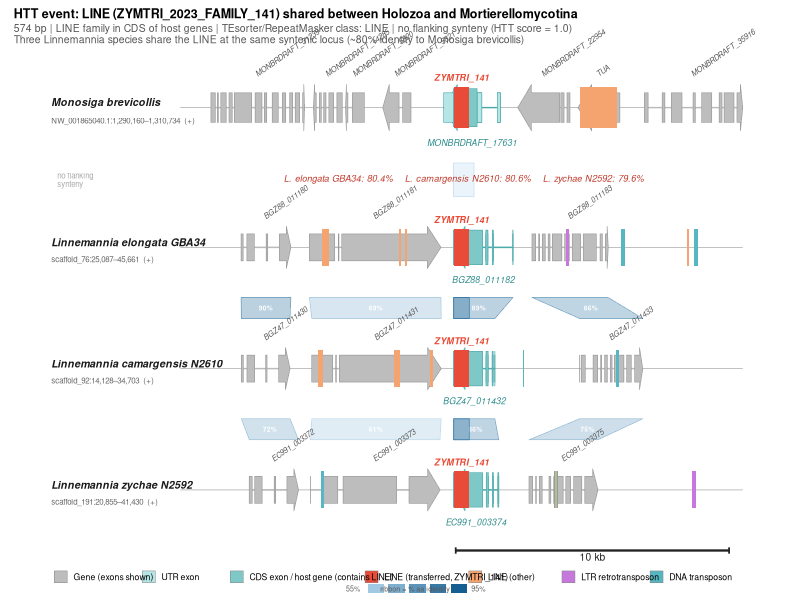

Write R code to recreate this figure.
#!/usr/bin/env Rscript
# HTT LINE locus – synteny snapshot (v2, gene-arrow style)
# HO_Monbrevi (NW_001865040.1:1290160-1310734)  vs
# MO_MoelGBA34 (scaffold_76:25087-45661)
# TE: ZYMTRI_2023_FAMILY_141 (LINE), 574 bp, 80.37 % identity
# Domain: RepeatMasker/TEsorter → LINE (no more specific assignment possible)

suppressPackageStartupMessages({
  library(ggplot2)
  library(dplyr)
  library(patchwork)
  library(grid)
})

OUT <- "/legserv/Temp/Carlos/EDF-TE/results/HTT/figures/htt_line_synteny_v2.pdf"

# Species for each MO track (window start coords)
# MO_MoelGBA34  : scaffold_76:25087       (win start 25087, LINE rel 10001-10574)
# MO_MocaN2610  : scaffold_92:14128       (win start 14128, LINE rel 10001-10574)
# MO_MozyN2592  : scaffold_191:20855      (win start 20855, LINE rel 10001-10574)

WIN_LEN  <- 20575L          # bp (same for both windows)
GENE_Y   <- 0.50            # y-centre of gene track
GENE_H   <- 0.16            # half-height of gene body
TIP_H    <- 0.25            # half-height at arrow tip
TIP_W    <- 500             # bp occupied by the arrowhead
TE_Y     <- 0.50
TE_H     <- 0.22            # taller than gene body

# ── colour palette ──────────────────────────────────────────────────────────
COLS <- list(
  gene_def   = "#BDBDBD",   # default gene (gray)
  gene_host  = "#7EC8C8",   # gene hosting the LINE (teal)
  line_focal = "#E84B37",   # ZYMTRI_141 LINE
  line_other = "#F5A470",   # other LINEs
  ltr        = "#C678DD",
  dna        = "#56B6C2",
  simple     = "#DDDDDD",
  low_cplx   = "#C0C0C0",
  unknown    = "#A8D5A2",
  ribbon     = "#E84B3740"  # semi-transparent ribbon fill
)

# ── identity → color mapping ─────────────────────────────────────────────
# pct: 0-100; returns hex color (no alpha). Monochromatic: 50%=pale blue → 100%=dark blue
ident_color <- function(pct) {
  ramp <- colorRampPalette(c("#C8E6FA", "#014F86"))(100)
  idx  <- max(1L, min(100L, as.integer((pct - 50L) * 2L)))
  ramp[idx]
}

# ── helper: build chevron polygon coords for one gene ──────────────────────
gene_polygon <- function(start, end, strand, y = GENE_Y, h = GENE_H, tip = TIP_H, tw = TIP_W, id = "g") {
  span <- end - start
  if (span <= 0) return(NULL)
  tw2 <- min(tw, span * 0.4)  # never let tip > 40% of gene
  if (strand == "+") {
    body <- end - tw2
    xs <- c(start, body,  body,         end,   body,         body,  start)
    ys <- c(y - h, y - h, y - tip, y,   y + tip, y + h, y + h)
  } else {
    body <- start + tw2
    xs <- c(end,   body,  body,         start, body,         body,  end)
    ys <- c(y + h, y + h, y + tip, y,   y - tip, y - h, y - h)
  }
  data.frame(x = xs, y = ys, id = id)
}

# ── helper: build a simple TE rectangle ─────────────────────────────────────
te_rect <- function(start, end, col_key, label = NA) {
  data.frame(start = start, end = end, col_key = col_key, label = label)
}

# ── HO_Monbrevi genes (relative to window start = 1290160) ──────────────────
#  (from NCBI GFF3; MONBRDRAFT_17631 contains the LINE)
#  MONBRDRAFT_17631 exon structure (window coords, minus strand):
#    Exon1 (5'): 11599-11708 (UTR)  |  Intron: 11029-11598  |  Exon2 (3'): 9633-11028
#    CDS within Exon2: 9991-10857  <- LINE (10001-10574) is WITHIN the CDS!
ho_genes <- list(
  list(start = 1119,  end = 4547,  strand = "+", name = "MONBRDRAFT_31239", host = FALSE,
       exons = list(c(1120,1281),c(1355,1391),c(1482,1680),c(1783,1900),c(1978,2608),
                    c(2738,2987),c(3077,3161),c(3363,3584),c(3735,3856),c(3995,4110),
                    c(4204,4364),c(4471,4548))),
  list(start = 4868,  end = 5924,  strand = "-", name = "MONBRDRAFT_14285", host = FALSE,
       exons = list(c(4869,4973),c(5090,5158),c(5240,5329),c(5435,5605),c(5728,5925))),
  list(start = 6040,  end = 6735,  strand = "-", name = "MONBRDRAFT_5820",  host = FALSE,
       exons = list(c(6041,6130),c(6293,6736))),
  list(start = 7405,  end = 8438,  strand = "-", name = "MONBRDRAFT_5821",  host = FALSE,
       exons = list(c(7406,8003),c(8132,8439))),
  list(start = 9632,  end = 11707, strand = "-", name = "MONBRDRAFT_17631", host = TRUE,
       exons = list(c(9633, 11028), c(11599, 11707)),
       utrs  = list(c(9633, 9990), c(10858, 11028), c(11599, 11707)),
       cds   = list(c(9991, 10857))),                   # CDS: contains the LINE!
  list(start = 12344, end = 14253, strand = "-", name = "MONBRDRAFT_22954", host = FALSE,
       exons = list(c(12345,13877),c(13920,14038),c(14146,14254))),
  list(start = 14545, end = 16078, strand = "-", name = "TUA",              host = FALSE,
       exons = list(c(14546,16079))),
  list(start = 16978, end = WIN_LEN, strand = "+", name = "MONBRDRAFT_35916", host = FALSE,
       exons = list(c(16979,17113),c(17628,17726),c(17966,18352),c(18758,18841),
                    c(19068,19439),c(19712,19815),c(19893,20253),c(20363,20575)))
)

# ── HO TEs (relative coords) ────────────────────────────────────────────────
ho_tes <- data.frame(
  start   = c(560,  666,  764,  846,  3165, 7225, 10001, 11888,12172,14639,15758,16753,17807,18803),
  end     = c(594,  763,  783,  864,  3207, 7243, 10574, 11906,12188,15972,15829,16800,17846,18824),
  col_key = c(rep("simple", 6), "line_focal", "simple","simple","line_other","unknown","simple","simple","simple"),
  label   = c(rep(NA, 6), "ZYMTRI_141", rep(NA, 7))
)

# ── MO_MoelGBA34 genes (relative to window start = 25087) ───────────────────
#  BGZ88_011182 contains the LINE
#  BGZ88_011182 exon structure (4 exons, all CDS, minus strand):
#    Exon1: 9991-11056 | Intron: 11057-11173 | Exon2: 11174-11253 | Int: 11254-11412
#    Exon3: 11413-11455 | Intron: 11456-12160 | Exon4: 12161-12173
#    LINE (10001-10574) is WITHIN Exon1/CDS!
mo_genes <- list(
  list(start = 2223,  end = 4047,  strand = "+", name = "BGZ88_011180",    host = FALSE,
       exons = list(c(2224,2300),c(2436,2713),c(3143,3198),c(3626,4048))),
  list(start = 4721,  end = 9536,  strand = "+", name = "BGZ88_011181",    host = FALSE,
       exons = list(c(4722,5648),c(5782,5803),c(5906,9537))),
  list(start = 9990,  end = 12173, strand = "-", name = "BGZ88_011182",    host = TRUE,
       exons = list(c(9991,11056), c(11174,11253), c(11413,11455), c(12161,12173)),
       utrs  = list(),
       cds   = list(c(9991,11056), c(11174,11253), c(11413,11455), c(12161,12173))),
  list(start = 12864, end = 15654, strand = "+", name = "BGZ88_011183",    host = FALSE,
       exons = list(c(12865,12998),c(13106,13140),c(13246,13351),c(13457,13523),
                    c(13613,13957),c(14056,14229),c(14339,14642),c(14741,15219),
                    c(15356,15442),c(15554,15655)))
)

# ── MO TEs ──────────────────────────────────────────────────────────────────
mo_tes <- data.frame(
  start   = c(148,  1362, 1730, 2961, 4306, 4757, 4907, 5002, 5171, 5267, 6843, 7989, 8231, 9586, 10001,10958,12007,13658,14116,16130,18454,18525,18799,19377,20164,20310),
  end     = c(197,  1391, 1812, 2982, 4364, 4800, 4940, 5170, 5266, 5450, 6862, 8072, 8276, 9690, 10574,11038,12040,13715,14204,16271,18524,18617,18922,19423,20220,20340),
  col_key = c("low_cplx","simple","simple","simple","simple","simple","simple","unknown","line_other","line_other","simple","line_other","line_other","low_cplx","line_focal","unknown","simple","simple","ltr","dna","simple","line_other","dna","simple","low_cplx","low_cplx"),
  label   = c(rep(NA,14),"ZYMTRI_141",rep(NA,11))
)

# ── MO_MocaN2610 genes (relative to window start = 14128 on scaffold_92) ────
#  BGZ47_011432 (- strand) is the host gene; LINE (10001-10574) within its CDS
moca_genes <- list(
  list(start = 2232,  end = 4016,  strand = "+", name = "BGZ47_011430",    host = FALSE,
       exons = list(c(2232,2308),c(2440,2717),c(3118,3173),c(3594,4016))),
  list(start = 4808,  end = 9546,  strand = "+", name = "BGZ47_011431",    host = FALSE,
       exons = list(c(4808,5575),c(5684,5714),c(5819,9546))),
  list(start = 9990,  end = 11509, strand = "-", name = "BGZ47_011432",    host = TRUE,
       exons = list(c(9990,11055),c(11182,11261),c(11409,11444),c(11504,11509)),
       utrs  = list(),
       cds   = list(c(9990,11055),c(11182,11261),c(11409,11444),c(11504,11509))),
  list(start = 14604, end = 16919, strand = "+", name = "BGZ47_011433",    host = FALSE,
       exons = list(c(14604,14607),c(14665,14814),c(15101,15266),c(15375,15409),
                    c(15522,15627),c(15729,15795),c(15880,16227),c(16324,16497),
                    c(16616,16919)))
)

moca_tes <- data.frame(
  start   = c(5027, 5132, 7834, 9127, 10001, 12545, 15926),
  end     = c(5131, 5212, 8037, 9228, 10574, 12583, 16057),
  col_key = c("line_other","line_other","line_other","line_other","line_focal","dna","dna"),
  label   = c(rep(NA,4),"ZYMTRI_141",rep(NA,2))
)

# ── MO_MozyN2592 genes (relative to window start = 20855 on scaffold_191) ───
#  EC991_003374 (- strand) is the host gene; LINE (10001-10574) within its CDS
mozy_genes <- list(
  list(start = 2522,  end = 4326,  strand = "+", name = "EC991_003372",    host = FALSE,
       exons = list(c(2522,2631),c(2723,2994),c(3436,3485),c(3901,4326))),
  list(start = 4758,  end = 9503,  strand = "+", name = "EC991_003373",    host = FALSE,
       exons = list(c(4758,4763),c(5244,5759),c(5955,7910),c(8367,9503))),
  list(start = 9990,  end = 11651, strand = "-", name = "EC991_003374",    host = TRUE,
       exons = list(c(9990,11055),c(11193,11272),c(11415,11457),c(11617,11651)),
       utrs  = list(),
       cds   = list(c(9990,11055),c(11193,11272),c(11415,11457),c(11617,11651))),
  list(start = 12756, end = 15279, strand = "+", name = "EC991_003375",    host = FALSE,
       exons = list(c(12756,12889),c(12996,13030),c(13132,13237),c(13487,13553),
                    c(13659,14006),c(14101,14274),c(14386,14686),c(14795,15279)))
)

mozy_tes <- data.frame(
  start   = c(5145, 10001, 13673, 13691, 18733),
  end     = c(5263, 10574, 13820, 13778, 18867),
  col_key = c("dna","line_focal","dna","line_other","ltr"),
  label   = c(NA,"ZYMTRI_141",NA,NA,NA)
)

# ── nucmer alignment coords ──────────────────────────────────────────────────
ALN_Q_S <- 9991L;  ALN_Q_E <- 10746L
ALN_S_S <- 9991L;  ALN_S_E <- 10746L

# Identity of Monosiga LINE vs each MO species (nt %)
ALN_PCTS <- c(
  "L. elongata GBA34"  = 80.4,
  "L. camargensis N2610" = 80.6,
  "L. zychae N2592"    = 79.6
)
# Host-gene protein aa identity: Monosiga vs Linnemannia (mean over 3 species)
HO_MO_HOST_PCTID <- 56.2

# ── build track: gene arrows (exon/intron) + TE boxes ───────────────────────
build_track <- function(genes_list, tes_df, species_label, chrom_label,
                        xlim_l = -3200, xlim_r = WIN_LEN + 300,
                        show_xaxis = FALSE, compact = FALSE) {

  # filter TEs: keep only full elements (remove simple repeats / low complexity)
  tes_df <- tes_df[!tes_df$col_key %in% c("simple", "low_cplx", "unknown"), ]

  # Baseline (chromosome line)
  p <- ggplot() +
    annotate("segment", x = 0, xend = WIN_LEN, y = GENE_Y, yend = GENE_Y,
             colour = "#AAAAAA", linewidth = 0.25)

  for (i in seq_along(genes_list)) {
    g <- genes_list[[i]]
    gs <- max(0L, g$start); ge <- min(WIN_LEN, g$end)
    if (gs >= ge) next

    gcol  <- if (g$host) COLS$gene_host else COLS$gene_def
    gbord <- if (g$host) "#4DAAAA"      else "#999999"
    bbcol <- if (g$host) "#4DAAAA"      else "#BBBBBB"   # intron backbone

    if (is.null(g$exons) || length(g$exons) == 0) {
      # fallback: single chevron arrow
      poly <- gene_polygon(gs, ge, g$strand, id = paste0("g", i))
      p <- p + geom_polygon(data = poly, aes(x = x, y = y, group = id),
                            fill = gcol, colour = gbord, linewidth = 0.22)
    } else {
      exons_s <- do.call(rbind, lapply(g$exons, function(e) data.frame(s = e[1], e = e[2])))
      exons_s <- exons_s[order(exons_s$s), ]
      n_ex    <- nrow(exons_s)
      # terminal exon (gets arrowhead): last on + strand, first on - strand
      term_j  <- if (g$strand == "+") n_ex else 1L

      # intron backbone
      p <- p + annotate("segment", x = gs, xend = ge, y = GENE_Y, yend = GENE_Y,
                        colour = bbcol, linewidth = 0.5)

      for (j in seq_len(n_ex)) {
        exs <- max(0L, as.integer(exons_s$s[j]))
        exe <- min(WIN_LEN, as.integer(exons_s$e[j]))
        if (exs >= exe) next

        if (j == term_j) {
          # terminal exon: chevron arrow
          poly <- gene_polygon(exs, exe, g$strand, id = paste0("g", i, "_e", j))
          p <- p + geom_polygon(data = poly, aes(x = x, y = y, group = id),
                                fill = gcol, colour = gbord, linewidth = 0.22)
        } else {
          # non-terminal exon: plain rectangle
          p <- p + annotate("rect", xmin = exs, xmax = exe,
                            ymin = GENE_Y - GENE_H, ymax = GENE_Y + GENE_H,
                            fill = gcol, color = gbord, linewidth = 0.22)
        }
      }

      # host genes: overlay CDS (taller, solid teal) and UTR (shorter, light teal)
      if (g$host) {
        if (!is.null(g$utrs) && length(g$utrs) > 0) {
          for (u in g$utrs) {
            us <- max(0L, u[1]); ue <- min(WIN_LEN, u[2])
            if (us >= ue) next
            p <- p + annotate("rect", xmin = us, xmax = ue,
                              ymin = GENE_Y - GENE_H, ymax = GENE_Y + GENE_H,
                              fill = "#B5E5E5", color = "#4DAAAA", linewidth = 0.22)
          }
        }
        if (!is.null(g$cds) && length(g$cds) > 0) {
          for (cd in g$cds) {
            cs <- max(0L, cd[1]); ce <- min(WIN_LEN, cd[2])
            if (cs >= ce) next
            p <- p + annotate("rect", xmin = cs, xmax = ce,
                              ymin = GENE_Y - TIP_H * 0.82, ymax = GENE_Y + TIP_H * 0.82,
                              fill = COLS$gene_host, color = "#4DAAAA", linewidth = 0.22)
          }
        }
      }
    }
  }

  # Gene labels (non-host: angled above) — suppressed in compact mode
  if (!compact) {
    lbl_df <- do.call(rbind, lapply(genes_list, function(g) {
      if (is.na(g$name) || g$host) return(NULL)
      mid <- (max(0L, g$start) + min(WIN_LEN, g$end)) / 2
      data.frame(x = mid, y = GENE_Y + TIP_H + 0.08, label = g$name)
    }))
    if (!is.null(lbl_df) && nrow(lbl_df) > 0)
      p <- p + geom_text(data = lbl_df, aes(x = x, y = y, label = label),
          size = 1.9, fontface = "italic", colour = "#555555",
          angle = 35, hjust = 0, vjust = 0)
  }

  # Host gene labels (teal, below)
  host_lbl <- do.call(rbind, lapply(genes_list, function(g) {
    if (!g$host) return(NULL)
    mid <- (max(0L, g$start) + min(WIN_LEN, g$end)) / 2
    data.frame(x = mid, y = GENE_Y - TIP_H - 0.09, label = g$name)
  }))
  if (!is.null(host_lbl) && nrow(host_lbl) > 0)
    p <- p + geom_text(data = host_lbl, aes(x = x, y = y, label = label),
        size = 2.2, fontface = "italic", colour = "#2E8B8B", vjust = 1)

  # TE boxes
  te_cols <- c(
    line_focal = COLS$line_focal, line_other = COLS$line_other,
    ltr = COLS$ltr, dna = COLS$dna
  )
  p <- p + geom_rect(data = tes_df,
    aes(xmin = start, xmax = end, ymin = TE_Y - TE_H, ymax = TE_Y + TE_H, fill = col_key),
    colour = NA) +
  geom_text(data = tes_df[!is.na(tes_df$label), ],
    aes(x = (start + end)/2, y = TE_Y + TE_H + 0.07, label = label),
    size = 2.3, fontface = "bold.italic", colour = COLS$line_focal, vjust = 0) +
  scale_fill_manual(values = te_cols, na.value = COLS$gene_def) +
  coord_cartesian(xlim = c(xlim_l, xlim_r), ylim = c(0, 1), clip = "off") +
  theme_void() + theme(legend.position = "none", plot.margin = margin(2,2,2,2))

  # Species label on left
  lbl_x <- xlim_l + 80
  p <- p +
    annotate("text", x = lbl_x, y = GENE_Y + 0.06, label = species_label,
             hjust = 0, vjust = 0.5, size = 2.7, fontface = "bold.italic", colour = "#1A1A1A") +
    annotate("text", x = lbl_x, y = GENE_Y - 0.14, label = chrom_label,
             hjust = 0, vjust = 0.5, size = 2.0, colour = "#666666")

  if (show_xaxis) {
    kb_breaks <- seq(0, WIN_LEN, by = 5000)
    p <- p +
      annotate("segment", x = kb_breaks, xend = kb_breaks,
               y = 0.07, yend = 0.02, colour = "#888888", linewidth = 0.25) +
      annotate("text", x = kb_breaks, y = -0.04,
               label = paste0(kb_breaks/1000, " kb"), size = 1.8, colour = "#777777") +
      annotate("segment", x = 0, xend = WIN_LEN,
               y = 0.07, yend = 0.07, colour = "#888888", linewidth = 0.2)
  }

  p
}

# ── ribbon panel (only TE alignment) ────────────────────────────────────────
build_ribbon <- function(xlim_l = -3200, xlim_r = WIN_LEN + 300) {
  # Ribbon polygon connecting the two tracks (top = 1, bottom = 0)
  xs <- c(ALN_Q_S, ALN_Q_E, ALN_S_E, ALN_S_S, ALN_Q_S)
  ys <- c(1,       1,       0,       0,       1)

  mid_x <- (ALN_Q_S + ALN_Q_E) / 2

  # Build multi-identity label from ALN_PCTS
  ident_labels <- paste(
    sprintf("%s: %.1f%%", names(ALN_PCTS), ALN_PCTS),
    collapse = "    "
  )

  line_col   <- ident_color(HO_MO_HOST_PCTID)   # protein aa identity, same scale as MO-MO ribbons
  fill_col   <- paste0(line_col, "40")
  border_col <- paste0(line_col, "90")

  ggplot() +
    geom_polygon(aes(x = xs, y = ys),
                 fill = fill_col, colour = border_col, linewidth = 0.3) +
    # TE identity labels for all 3 MO species
    annotate("text", x = mid_x, y = 0.55,
             label = ident_labels,
             size = 2.3, colour = "#C0392B", fontface = "italic", hjust = 0.5) +
    # "No flanking synteny" label in grey on the far left
    annotate("text", x = xlim_l + 300, y = 0.5,
             label = "no flanking\nsynteny",
             size = 2.0, colour = "#AAAAAA", hjust = 0, lineheight = 0.9) +
    coord_cartesian(xlim = c(xlim_l, xlim_r), ylim = c(0, 1), clip = "off") +
    theme_void() +
    theme(plot.margin = margin(0, 2, 0, 2))
}

# ── ribbon panel (gene-to-gene synteny between two species) ─────────────────
# pct_ids: numeric vector of protein % aa identity, one per gene pair (same order as genes)
build_ribbon_synteny <- function(from_genes, to_genes, pct_ids,
                                  xlim_l = -3200, xlim_r = WIN_LEN + 300) {
  p <- ggplot()

  for (i in seq_along(from_genes)) {
    fg <- from_genes[[i]]
    tg <- to_genes[[i]]
    fs <- max(0L, fg$start); fe <- min(WIN_LEN, fg$end)
    ts <- max(0L, tg$start); te <- min(WIN_LEN, tg$end)
    if (fs >= fe || ts >= te) next
    base_col <- ident_color(pct_ids[i])
    fll <- paste0(base_col, "50")
    brd <- paste0(base_col, "A0")
    poly <- data.frame(x = c(fs, fe, te, ts), y = c(1, 1, 0, 0))
    p <- p + geom_polygon(data = poly, aes(x = x, y = y),
                          fill = fll, colour = brd, linewidth = 0.22)
    # % identity label in centre of each trapezoid
    mx <- (fs + fe + ts + te) / 4
    p <- p + annotate("text", x = mx, y = 0.5,
                      label = sprintf("%.0f%%", pct_ids[i]),
                      size = 1.7, colour = "white", fontface = "bold")
  }

  # LINE ribbon on top (always at 10001-10574 in both species)
  host_i   <- which(sapply(from_genes, function(g) isTRUE(g$host)))
  line_pct <- if (length(host_i) > 0) pct_ids[host_i[1]] else mean(pct_ids)
  lc       <- ident_color(line_pct)
  line_poly <- data.frame(x = c(10001L, 10574L, 10574L, 10001L), y = c(1, 1, 0, 0))
  p <- p +
    geom_polygon(data = line_poly, aes(x = x, y = y),
                 fill = paste0(lc, "60"), colour = paste0(lc, "CC"), linewidth = 0.3) +
    coord_cartesian(xlim = c(xlim_l, xlim_r), ylim = c(0, 1), clip = "off") +
    theme_void() +
    theme(plot.margin = margin(0, 2, 0, 2))
  p
}

# ── legend panel ────────────────────────────────────────────────────────────
build_legend <- function() {
  # Build a small identity gradient swatch (5 steps from 60% to 95%)
  ident_steps <- seq(60, 95, length.out = 5)
  ident_df <- data.frame(
    xi  = seq(6.05, 7.65, length.out = 5),
    col = sapply(ident_steps, ident_color)
  )
  items <- data.frame(
    col_key = c("gene_def", "gene_utr", "gene_host", "line_focal", "line_other", "ltr", "dna"),
    label   = c("Gene (exons shown)",
                "UTR exon",
                "CDS exon / host gene (contains LINE)",
                "LINE (transferred, ZYMTRI_141)",
                "LINE (other)", "LTR retrotransposon", "DNA transposon"),
    x = c(0, 1.7, 3.4, 6.0, 8.0, 9.8, 11.5),
    y = rep(0.55, 7)
  )
  col_vals <- c(
    gene_def   = COLS$gene_def,   gene_utr = "#B5E5E5",
    gene_host  = COLS$gene_host,
    line_focal = COLS$line_focal, line_other = COLS$line_other,
    ltr = COLS$ltr, dna = COLS$dna
  )
  ggplot(items) +
    geom_rect(aes(xmin = x, xmax = x + 0.25, ymin = 0.35, ymax = 0.75, fill = col_key),
              colour = "#888888", linewidth = 0.18) +
    geom_text(aes(x = x + 0.37, y = 0.55, label = label), hjust = 0, size = 2.2) +
    # identity gradient swatch (60%–95%)
    geom_rect(data = ident_df,
              aes(xmin = xi, xmax = xi + 0.32, ymin = 0.0, ymax = 0.30, fill = I(col)),
              colour = NA) +
    annotate("text", x = 5.9,  y = 0.15, label = "55%", hjust = 1,   size = 1.8, colour = "#555555") +
    annotate("text", x = 8.05, y = 0.15, label = "95%", hjust = 0,   size = 1.8, colour = "#555555") +
    annotate("text", x = 6.97, y = 0.15, label = "ribbon = % aa identity", hjust = 0.5, size = 1.8, colour = "#555555") +
    scale_fill_manual(values = col_vals) +
    coord_cartesian(xlim = c(-0.1, 13.5), ylim = c(0, 1)) +
    theme_void() + theme(legend.position = "none")
}

# ── scale bar panel ──────────────────────────────────────────────────────────
build_scalebar <- function(xlim_l = -3200, xlim_r = WIN_LEN + 300) {
  # 10 kb scale bar placed near right end
  sb_end   <- WIN_LEN - 500
  sb_start <- sb_end - 10000
  ggplot() +
    annotate("segment", x = sb_start, xend = sb_end, y = 0.5, yend = 0.5,
             colour = "#222222", linewidth = 0.8) +
    annotate("segment", x = c(sb_start, sb_end), xend = c(sb_start, sb_end),
             y = 0.35, yend = 0.65, colour = "#222222", linewidth = 0.6) +
    annotate("text", x = (sb_start + sb_end)/2, y = 0.2,
             label = "10 kb", size = 2.6, colour = "#222222") +
    coord_cartesian(xlim = c(xlim_l, xlim_r), ylim = c(0, 1)) +
    theme_void() + theme(plot.margin = margin(0, 2, 0, 2))
}

# ── assemble ─────────────────────────────────────────────────────────────────
XL <- -4800L
XR <- WIN_LEN + 400L

p_ho  <- build_track(ho_genes, ho_tes,
           "Monosiga brevicollis",
           "NW_001865040.1:1,290,160\u20131,310,734  (+)",
           xlim_l = XL, xlim_r = XR, show_xaxis = FALSE)

p_rib <- build_ribbon(xlim_l = XL, xlim_r = XR)

p_mo  <- build_track(mo_genes, mo_tes,
           "Linnemannia elongata GBA34",
           "scaffold_76:25,087\u201345,661  (+)",
           xlim_l = XL, xlim_r = XR, show_xaxis = FALSE)

# Protein aa identity (pairwise local BLOSUM62 alignment) per gene pair
# Order: gene1(+), gene2(+), host-gene(-), gene4(+)
pct_mo_moca   <- c(90.0, 68.8, 88.8, 86.2)   # L. elongata GBA34 vs L. camargensis N2610
pct_moca_mozy <- c(72.5, 61.2, 86.2, 75.0)   # L. camargensis N2610 vs L. zychae N2592

p_rib2 <- build_ribbon_synteny(mo_genes, moca_genes, pct_mo_moca,   xlim_l = XL, xlim_r = XR)

p_moca <- build_track(moca_genes, moca_tes,
           "Linnemannia camargensis N2610",
           "scaffold_92:14,128–34,703  (+)",
           xlim_l = XL, xlim_r = XR, show_xaxis = FALSE, compact = FALSE)

p_rib3 <- build_ribbon_synteny(moca_genes, mozy_genes, pct_moca_mozy, xlim_l = XL, xlim_r = XR)

p_mozy <- build_track(mozy_genes, mozy_tes,
           "Linnemannia zychae N2592",
           "scaffold_191:20,855\u201341,430  (+)",
           xlim_l = XL, xlim_r = XR, show_xaxis = FALSE, compact = FALSE)

p_sb  <- build_scalebar(xlim_l = XL, xlim_r = XR)
p_leg <- build_legend()

fig <- (p_ho / p_rib / p_mo / p_rib2 / p_moca / p_rib3 / p_mozy / p_sb / p_leg) +
  plot_layout(heights = c(2.2, 0.8, 2.0, 0.5, 2.0, 0.5, 2.0, 0.5, 0.7)) +
  plot_annotation(
    title    = "HTT event: LINE (ZYMTRI_2023_FAMILY_141) shared between Holozoa and Mortierellomycotina",
    subtitle = paste0("574 bp | LINE family in CDS of host genes | TEsorter/RepeatMasker class: LINE | no flanking synteny (HTT score = 1.0)\n",
                      "Three Linnemannia species share the LINE at the same syntenic locus (~80% identity to Monosiga brevicollis)"),
    theme = theme(
      plot.title    = element_text(size = 9, face = "bold",   margin = margin(b = 2)),
      plot.subtitle = element_text(size = 7.5, colour = "#555555"),
      plot.margin   = margin(6, 6, 4, 8)
    )
  )

ggsave(OUT, fig, width = 11, height = 11.0, device = "pdf")
cat("[HTT-synteny-v2] Saved:", OUT, "\n")
